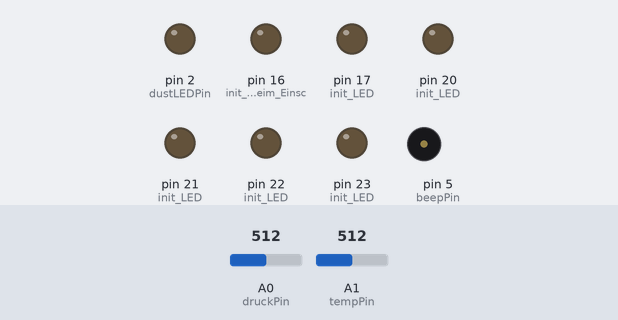
This sketch was run on a simulated Arduino Mega 2560, built with avr-gcc and run on an emulated ATmega2560. Shown: output pins drawn as LEDs (lit = HIGH), buzzer (waves = sounding, pin HIGH). Inputs (shaded band) come from the test bench; at power-on: A0 (druckPin) = 512, A1 (tempPin) = 512. Pins used as bus, display or sensor lines are not drawn; what the sketch prints to the serial monitor is not drawn.

Above: at 0.4 s.
At 0.9 s:
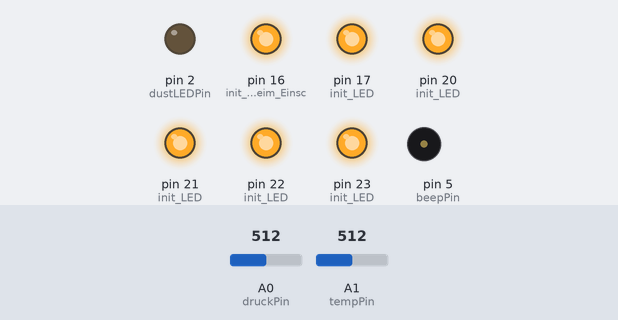
At 1.9 s:
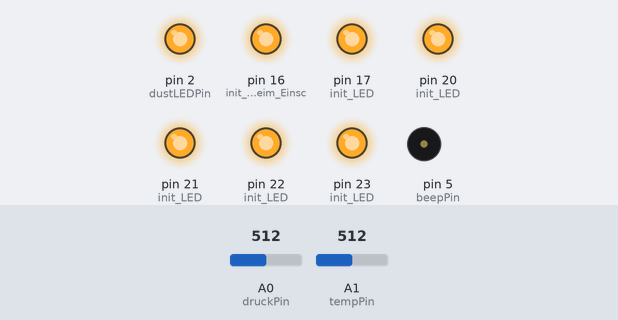
Timing chart, 0 to 3.4 s (numbered marks = the images above):
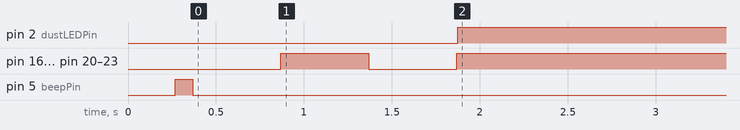

Measured:
- by itself, pin 2 (dustLEDPin): LOW → HIGH at 1.9 s

The sketch:

CS2014.ino
```cpp
/***********************************************************************************
 * DEFINITIONEN                                                                    *
 ***********************************************************************************/
#define debug 1 // debug = 1 = Ausgabe auf Serial, = 0 nur Senden

#define Vcc 5.0              //Supply voltage

#define Bitrate 19200

#define druckPin A0
#define tempPin A1			// int. Sensor LM35 (3 Beine)
#define tempNTCPin A2		// ext. Sensor NTC (2 Beine)
#define beepPin 5			// digitaler D-Pin 5 für Beeper
#define dustPin A9			// angeschlossen an Pin A9
#define dustLEDPin 2		// LED an D-Pin 2 angeschlossen

// LM35 Temp sensor
#define TmpSens 100			// Sensitivity. Deg.Celsius /volt

// NTC-sensor variables
#define NTC_Grad 18.1699	// The gradiant value for the NTC sensor
#define NTC_Off 21.0		// The offset value for the NTC sensor

#define TRENNER ","			// Trennzeichen zwischen den Werten

/***********************************************************************************
 * VARIABLEN                                                                       *
 ***********************************************************************************/
unsigned long letzteSendung = 0;
int Intervall = 1000;	// alle wie viel ms wird eine Messung gemacht und gesendet
int TimeSinceStart = 0;	// Zeit in Sekunden seit Start des CanSat (Start gleich einschalten)

//Primärmission (1)
int sensorValue = 0;	// Variable to store the value coming from the sensor
float druckBoden = 0;
float druckDurchschnitt = 0;      // Variablen setzen zur späteren Verwendung
float hoehe = 0;		// aktuelle Hoehe
float altehoehe=0;		// Hoehe bei der letzten Messung
float fall= 0;			// aktuelle Fallgeschwindigkeit

boolean ermittleGPS = false; //Wird gerade GPS ermittelt

// Staubsensor (2)
int dustValue = 0;		// Wert der vom Dust Sensor kommt
float voltage = 0;		// errechnete Voltzahl
float dustDensity = 0;	// letztendliche Staubkonzentration

// Pieper einschalten
boolean steige   = false;
boolean unter150 = false;

//allgemeine Laufvariable
int i=0;

//Header fuer die Exceltabelle, wir nur einmal am Anfang gesendet
String header = "time,Druck,Temp (int),Temp (ext),Hoehe,Fallgeschw.,Staubwert,Staubspannung,Staubdichte,GPS Header,Uhrzeit,Latitude,N/S,Longitude,E/W,Position,Satelliten,HDOP,MSL Hoehe,M,Geoid Hoehe,M,Age of Diff,Checksumme";

/***********************************************************************************
 * FUNKTIONEN                                                                      *
 ***********************************************************************************/
//Primärmission (1)
float getPressure (int pin) {  //Methode für Druck
	// float volt = Bit2Volt(pin); //liest pin ein
	// float hPa = 10*(volt/(0.009*Vcc)+(0.095/0.009));  //Umrechnung von V zu Pa und dann zu hPa
	float hPa=0;
	for (int i=1;i<=10;i++) { // 10 Werte mitteln
		hPa += (float)(((analogRead(pin)/1024.0)+0.095)/0.0009);
		//	hPa = hPa+(hPa*0.02); // Sensor Eichung, zeigt immer zu wenig an
		hPa += 17.0; // Sensor Eichung, Fehler laut Datenblatt linear +17
	}
	return hPa/10.0;  // zurueckgeben
}

float getTemperatureIntern(int pin){  //LM35 an A1
	float volt=0;
	float result=0;
    for (i=1;i<=5;i++){ // 5 Werte mitteln
		volt = Bit2Volt(pin); //liest pin ein
		result +=volt*TmpSens;  //umrechnung
	}
	return result/5.0;  // zurueckgeben
}

float getTemperatureExtern(int pin){
	float volt = Bit2Volt(pin); // liest pin ein
	float Temp=NTC_Grad*volt-NTC_Off; // umrechnen Volt nach Grad Celcius
	return Temp; // zurueckgeben
}

float Bit2Volt(int n){    // Funktion zum Lesen und umwandeln
	int raw = analogRead(n);  // Messdaten von pin 'n' lesen
	float volt = (float)raw*5.000/1023;  // Umrechnung für Volt
	return volt;  // zurückgeben der Voltzahl
}

float calcAltitude(float pressure){    // rechne Hoehe
	float A = pressure/druckDurchschnitt; // Gemessenner Druck /Druckdurchschnitt
	float B = 1/5.25588;    // B als Konstante einsetzten (aus Datenbank)
	float C = pow(A,B);    // Logarithmus von A und B
	C = 1 - C;
	C = C /0.0000225577;
	return C;
}

String floatToString(float number){
	String stringNumber = "";
	char tempChar[10];
	dtostrf(number, 4, 2, tempChar);
	stringNumber += tempChar;
	return stringNumber;
}

String GetGGA() {
  //Serial.println("ermittle gga");
	String gps_output = "";
	boolean GGAready = false;
	boolean start = false;
	int inByte = 0;
	char inChar;

	ermittleGPS = true;
	while (!GGAready) {
               // Serial.println(millis());
		if (Serial3.available()) {
			inChar = Serial3.read();
			inByte = int(inChar);
			//Serial.print(inChar);	// Debug Ausgabe
			//Serial.print(inByte);	// Debug Ausgabe
			//Serial.print(", ");	// Debug Ausgabe
			if (start) {
				if (inByte==13) { // Abbruch Bedingung erreicht
					GGAready=true;
				} else {
					gps_output += inChar;
				}
			} else { // warten auf 10 im Stream, also Ende der Zeile
				if (inByte==10) {
					start = true;
				}
			}// Ende if (start)
		} // Ende if (available)
	}// Ende while
	ermittleGPS = false;
	return(gps_output);
}

/***********************************************************************************
 * SETUP ROUTINE                                                                   *
 ***********************************************************************************/
void setup () {  //Voreinstellungen
	pinMode(16, OUTPUT);  // init LED Debug beim Einschalten
	pinMode(17, OUTPUT);  // init LED
	pinMode(18, OUTPUT);  // init LED
	pinMode(19, OUTPUT);  // init LED
	pinMode(20, OUTPUT);  // init LED
	pinMode(21, OUTPUT);  // init LED
	pinMode(22, OUTPUT);  // init LED
	pinMode(23, OUTPUT);  // init LED
	digitalWrite(16, LOW);   // set LED on
	digitalWrite(17, LOW);   // set LED on
	if (debug == 1) {
		Serial.begin(Bitrate);
	}
	digitalWrite(18, LOW);   // set LED on
	Serial1.begin(Bitrate); 	// Initialisiere das Sendmodul (19200 bits per second):

	Serial3.begin(9600);  					// init GPS an Serial2
	// Serial3.println("$PMTK220,100*2F"); // 10 Hz, ging gut mit Arduino, mit T-Board nicht mehr
	Serial3.println("$PMTK314,0,0,0,1,0,0,0,0,0,0,0,0,0,0,0,0,0,0,0*29"); // Nur GGA ausgeben
	digitalWrite(19, LOW);   // set LED on

	pinMode (beepPin,OUTPUT);				// Piepser zum Laerm machen
	pinMode (dustLEDPin,OUTPUT);			// LED des Staubsensor

	digitalWrite(20, LOW);   // set LED on

	//Primärmission
	float hPa;
        int j = 0;
	for (int i = 0; i < 20 ; i++) { // Schleife, 20 mal
                j++;
		hPa = getPressure(druckPin);
		if (800 < hPa &&  1500 > hPa){
		//zum Berechnen des 0-Druckes...sollten unwahrscheinliche Werte gemessen werden,
		//sollen diese ignoriert und durch neue ersetzt werden
			druckBoden += hPa;
		} else {
			i--;
		}
                if (j > 50){
                  i = 20;
                }
	}
	digitalWrite(21, LOW);   // set LED on
	druckDurchschnitt = druckBoden/20;      // Berechnung des Druckdurchschnittes

	if (debug == 1) { // debugging
		Serial.print("hPa:");
		Serial.println(hPa);
		Serial.print("druckDurchschnitt:");
		Serial.println(druckDurchschnitt);
		Serial.print("setup done : ");
		Serial.print(hoehe);
		Serial.println("m");
		Serial.println(header);
	} // Ende debug
	digitalWrite(22, LOW);   // set LED on
	Serial1.println(header);
	digitalWrite(23, LOW);   // set LED on

	// kurzer Beep beim Einschalten
	digitalWrite (beepPin, HIGH);
	delay(100);
	digitalWrite(beepPin,LOW);

	delay(500);              // warten fuer eine halbe Sekunde
	digitalWrite(16, HIGH);   // set LED off
	digitalWrite(17, HIGH);   // set LED off
	digitalWrite(18, HIGH);   // set LED off
	digitalWrite(19, HIGH);   // set LED off
	digitalWrite(20, HIGH);   // set LED off
	digitalWrite(21, HIGH);   // set LED off
	digitalWrite(22, HIGH);   // set LED off
	digitalWrite(23, HIGH);   // set LED off
	delay(500);              // warten fuer eine halbe Sekunde
	digitalWrite(16, LOW);   // set LED on
	digitalWrite(17, LOW);   // set LED on
	digitalWrite(18, LOW);   // set LED on
	digitalWrite(19, LOW);   // set LED on
	digitalWrite(20, LOW);   // set LED on
	digitalWrite(21, LOW);   // set LED on
	digitalWrite(22, LOW);   // set LED on
	digitalWrite(23, LOW);   // set LED on
	delay(500);              // warten fuer eine halbe Sekunde
	digitalWrite(16, HIGH);   // set LED off
	digitalWrite(17, HIGH);   // set LED off
	digitalWrite(18, HIGH);   // set LED off
	digitalWrite(19, HIGH);   // set LED off
	digitalWrite(20, HIGH);   // set LED off
	digitalWrite(21, HIGH);   // set LED off
	digitalWrite(22, HIGH);   // set LED off
	digitalWrite(23, HIGH);   // set LED off
}


/***********************************************************************************
 * LOOP ROUTINE                                                                    *
 ***********************************************************************************/
void loop () {  //Schleife <3
	if (millis()-letzteSendung >= Intervall) {  //Sendeintervall = 1s
		letzteSendung = millis();
		TimeSinceStart = letzteSendung / 1000;
		String output = "";

		// ******************* PRIMÄRMISSION ************************
		float hPa = getPressure(druckPin);
		hoehe = calcAltitude(hPa);
		fall = (altehoehe - hoehe) / (Intervall / 1000) ;
		altehoehe = hoehe;

		if (TimeSinceStart>100) { // Erst nach 100 Sekunden prüfen, so schnell geht da nix
			// Steigt die Rakete
			if (steige==false && hoehe>150){
				steige = true;
			}
			// Fällt der CanSat, unter 150m soll der Piepser dann anfangen.
			if (unter150 == false && steige==true && hoehe<150){
				unter150 = true;
			}
		}

		output += (String)(TimeSinceStart);			// Anzeigen des Zeitcodes
		output += TRENNER;
		output += floatToString(hPa); 				// Anzeigen des Druckwertes
		output += TRENNER;
		output += floatToString(getTemperatureIntern(tempPin));  	// Anzeigen des Temperaturwertes INT  LM35
		output += TRENNER;
		output += floatToString(getTemperatureExtern(tempNTCPin));	// Anzeigen NTC Temperaturwert EXT
		output += TRENNER;
		output += floatToString(hoehe);
		output += TRENNER;
		output += floatToString(fall);

		// ******************* STAUBSENSOR ************************
		digitalWrite(dustLEDPin, LOW);			// LED anschalten
		delayMicroseconds (280);
		dustValue=analogRead(dustPin);			// Staubsensor auslesen
		delayMicroseconds (40);
		digitalWrite(dustLEDPin, HIGH);			// LED ausschalten

		delayMicroseconds (9680);				// Abklingen, vermutlich nicht nötig

		voltage = dustValue *0.0048875;			// umrechnen der ausgelesenen Daten zu Volt
		if (voltage <= 3.5) {					// nicht Linearität des Sensors beachten
			dustDensity = voltage /7.5;
		}
		else {
			dustDensity = (voltage-3.5)*2 +0.4;
		}

		output += TRENNER;
		output += (String)(dustValue);			// Darstellen von gemessener Voltzahl
		output += TRENNER;
		output += floatToString(voltage);		// errechneter Voltzahl
		output += TRENNER;
		output += floatToString(dustDensity);	// letztendliche Staubkonzentration

		// ********************* GPS *****************************
		String temp = "";
		if (!ermittleGPS) {
			temp = GetGGA();
			if (!temp.equals("")) {
				output += TRENNER;
				output += temp;
				output += TRENNER;
			}
		}

		if (debug == 1) {
			Serial.println(output);
		}
		Serial1.println(output);

	} // Ende im Sekundentakt Senden

	if (unter150){ // ab 150m soll der Pieper sich bemerkbar machen.
	// Test Beeper
		digitalWrite (beepPin, HIGH);
		delay(100);
		digitalWrite(beepPin,LOW);
	}
} // Ende Loop
```
